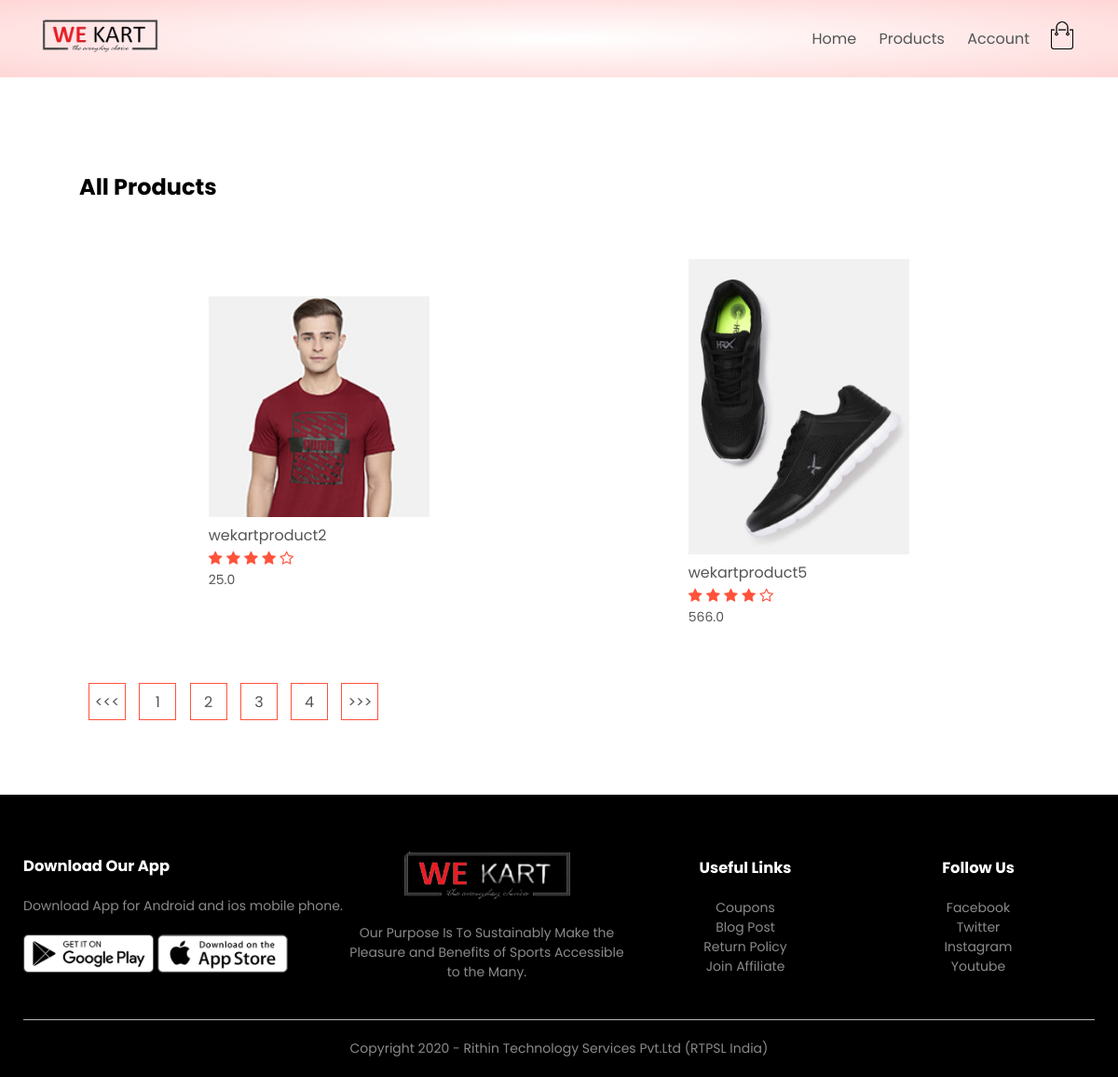
The app's page /product_list/?page=2 with its own data.
### products/models.py (models this page shows, shortened)
class Product(models.Model):
    LIVE=1
    DELETE=0
    DELETE_CHOICES=((LIVE,'Live'),(DELETE,'Delete'))
    title=models.CharField(max_length=200)
    price=models.FloatField()
    description=models.TextField()
    image=models.ImageField(upload_to='media/')
    priority=models.IntegerField(default=0)
    delete_status=models.IntegerField(choices=DELETE_CHOICES,default=LIVE)
    created_at=models.DateTimeField(auto_now_add=True)
    updated_at=models.DateTimeField(auto_now=True)

### products/views.py (the view)
# urls.py: path('product_list/',views.list_product,name='list_product'),
def list_product(request):
    page=1
    if request.GET:
        page=request.GET.get('page',1)
    product_list=Product.objects.order_by('priority')
    product_paginator=Paginator(product_list,2)
    product_list=product_paginator.get_page(page)
    context={'products':product_list}
    return render(request,'products.html',context)

### products/templatetags/chunks.py (called while the page is built)
@register.filter(name='chunks')
def chunks(list_data,chunk_size):
    chunk=[]
    i=0
    for data in list_data:
        chunk.append(data)
        i=i+1
        if i==chunk_size:
            yield chunk
            i=0
            chunk=[]
    yield chunk

### templates/products.html
{% extends 'blank_layout.html' %}
{% block content %}
{% include 'product_list.html' %}
{% endblock content %}

### templates/product_list.html
{% load static %}
{% load chunks %}
<div class="small-container">
    <div class="row row-2">
        <h2>All Products</h2>
    </div>
    {% for product_chunks in products|chunks:4 %}
    <div class="row">
        {% for product in product_chunks %}
        <div class="col-4">
            <a href="{% url 'detail_product' product.id %}"><img src="{{ product.image.url }}"></a>
            <h4>{{ product.title }}</h4>
            <div class="rating">
                <i class="fa fa-star"></i>
                <i class="fa fa-star"></i>
                <i class="fa fa-star"></i>
                <i class="fa fa-star"></i>
                <i class="fa fa-star-o"></i>
            </div>
            <p>{{ product.price }}</p>
        </div>
        {% endfor %}
    </div>
    {% endfor %}
    <div class="page-btn">
        {% if products.has_previous %}
        <a href="?page={{ products.previous_page_number }}"><span><<<</span></a>
        {% endif %}
        {% for i in products.paginator.page_range %}
        <a href="?page={{i}}"><span>{{i}}</span></a>
        {% endfor %}
        {% if products.has_next %}
        <a href="?page={{ products.next_page_number }}"><span>>>></span></a>
        {% endif %}
    </div>
</div>

### static/css/style.css (style rules this page uses)
* { margin: 0; padding: 0; box-sizing: border-box; }
body { font-family: 'Poppins', sans-serif; }
a { text-decoration: none; color: #555; }
p { color: #555; }
.row { display: flex; align-items: center; flex-wrap: wrap; justify-content: space-around; }
.small-container { max-width: 1080px; margin: auto; padding-left: 25px; padding-right: 25px; }
.col-4 { flex-basis: 25%; padding: 10px; min-width: 200px; margin-bottom: 50px; transition: transform 0.5s; }
.col-4 img { width: 100%; }
h4 { color: #555; font-weight: normal; }
.col-4 p { font-size: 14px; }
.rating .fa { color: #ff523b; }
.row-2 { justify-content: space-between; margin: 100px auto 50px; }
.page-btn { margin: 0 auto 80px; }
.page-btn span { display: inline-block; border: 1px solid #ff523b; margin-left: 10px; width: 40px; height: 40px; text-align: center; line-height: 40px; cursor: pointer; }

### records on screen
Product: image (picture), title "wekartproduct2", price "25.0"
Product: image (picture), title "wekartproduct5", price "566.0"

### other values on screen
{{ i }} "1" "2" "3" "4"
